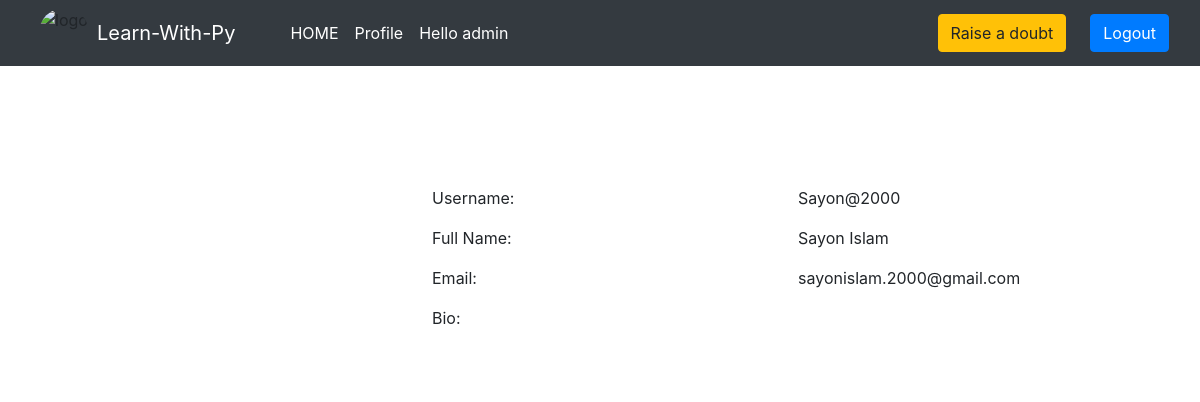
The app's page /user_profile/17/ (signed in) with its own data.
### home/models.py (models this page shows, shortened)
class BlogPost(models.Model):
    query=models.CharField(max_length=255)
    author= models.ForeignKey(User, on_delete=models.CASCADE)
    tagline=models.CharField(max_length=130)
    details=models.TextField()
    image = models.ImageField(upload_to="profile_pics", blank=True, null=True)
    dateTime=models.DateTimeField(auto_now_add=True)

### home/views.py (the view)
# urls.py: path("user_profile/<int:myid>/", views.user_profile, name="user_profile"),
def user_profile(request, myid):
    post = BlogPost.objects.filter(id=myid)
    return render(request, "user_profile.html", {'post':post})

### home/templates/user_profile.html (shortened to what this page needs)
{% extends 'base.html' %}
{% block body %}
<div class="container profile">
            <form method="post">
                <div class="row">
                    {% for i in post %}
                    <div class="col-md-4">
                    </div>
                    <div class="col-md-8">
                        <div class="profile-tab">
                            <div class="tab-pane">
                                <br><br>
                                        <div class="row">
                                            <div class="col-md-6">
                                                <label>Username:</label>
                                            </div>
                                            <div class="col-md-6">
                                                <p>{{i.author}}</p>
                                            </div>
                                        </div>
                                        <div class="row">
                                            <div class="col-md-6">
                                                <label>Full Name:</label>
                                            </div>
                                            <div class="col-md-6">
                                                <p>{{i.author.get_full_name}}</p>
                                            </div>
                                        </div>
                                        <div class="row">
                                            <div class="col-md-6">
                                                <label>Email:</label>
                                            </div>
                                            <div class="col-md-6">
                                                <p>{{i.author.email}}</p>
                                            </div>
                                        </div>
                                        <div class="row">
                                            <div class="col-md-6">
                                                <label>Bio:</label>
                                            </div>
                                            <div class="col-md-6">
                                            </div>
                                        </div>
                                        {% endfor %}
                            </div>
                        </div>
                    </div>
            </form>
            </div>
        {% endblock %}

### home/templates/base.html (shortened to what this page needs)
<!DOCTYPE html>
<html lang="en">
  <head>
    <link
      href="//maxcdn.bootstrapcdn.com/bootstrap/4.1.1/css/bootstrap.min.css"
      rel="stylesheet"
      id="bootstrap-css"
    />
    <link
      href="https://cdn.jsdelivr.net/npm/bootstrap@5.0.2/dist/css/bootstrap.min.css"
      rel="stylesheet"
    />
    <link
      rel="stylesheet"
      href="https://maxcdn.bootstrapcdn.com/bootstrap/4.0.0/css/bootstrap.min.css"
    />
  </head>
  <body>
    <nav class="navbar navbar-expand-lg navbar-dark bg-dark sticky-top">
      <div class="container-fluid">
        <img
          src="http://surl.li/dfbek"
          class="img-fluid mx-2"
          alt="logo"
          style="height: 50px; width: 50px; border-radius: 50%"
        />
        <a class="navbar-brand" href="#">Learn-With-Py</a>
        <div class="collapse navbar-collapse" id="navbarSupportedContent">
          <div class="container mx-3">
            <ul class="navbar-nav me-auto mb-2 mb-lg-0">
              <li class="nav-item">
                <a
                  class="nav-link active {% block homeactive %} {% endblock homeactive %}"
                  aria-current="page"
                  href="/"
                  >HOME</a
                >
              </li>
              {% if user.is_authenticated %}
              <li class="nav-item">
                <a
                  class="nav-link active {% block profileactive %} {% endblock profileactive %}"
                  href="/profile/"
                  >Profile</a
                >
              </li>
              <li class="nav-item">
                <a
                  class="nav-link active"
                  href="#"
                  data-bs-toggle="tooltip"
                  data-bs-placement="bottom"
                  title="Welcome "
                  >Hello {{request.user}}</a
                >
              </li>
            </ul>
          </div>
          <a
            class="btn btn-warning mx-4 {% block add_blogs_active %} {% endblock add_blogs_active %}"
            href="/add_blogs/"
            >Raise a doubt</a
          >
          <a class="btn btn-primary" href="/logout/">Logout</a>
      {% endif %}
    </nav>
     {% block body %} {% endblock %}
  </body>
</html>

### records on screen
BlogPost: author "Sayon@2000", author.get_full_name "Sayon Islam", author.email "sayonislam.2000@gmail.com"

### other values on screen
{{ request.user }} "admin"
